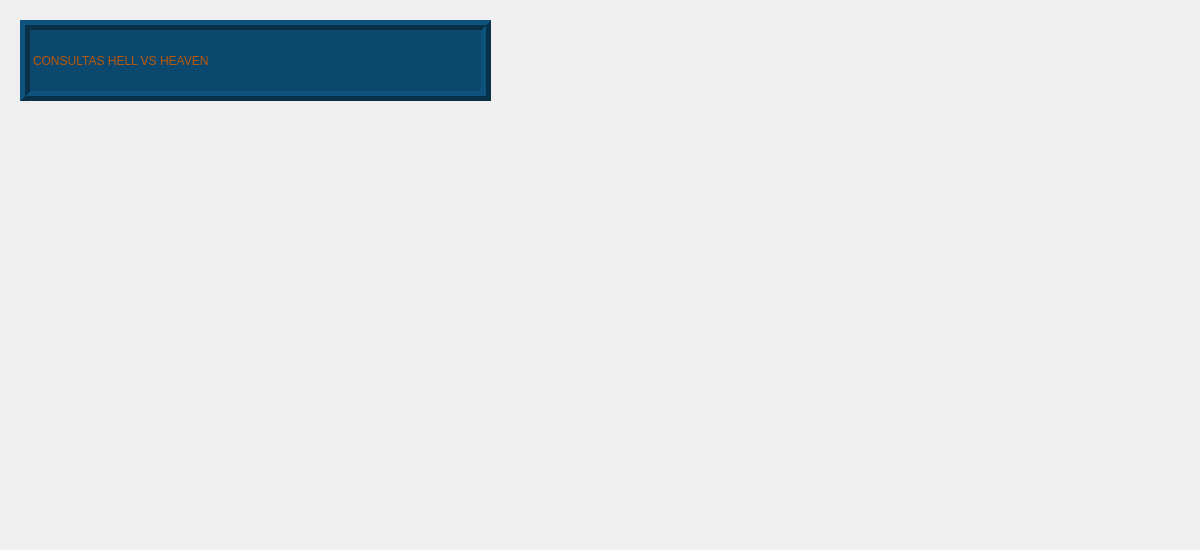
<?xml version="1.0" encoding="UTF-8"?>
<ui version="4.0">
 <class>Ventana_Consultas_HellvsHeaven</class>
 <widget class="QMainWindow" name="Ventana_Consultas_HellvsHeaven">
  <property name="geometry">
   <rect>
    <x>0</x>
    <y>0</y>
    <width>1200</width>
    <height>550</height>
   </rect>
  </property>
  <property name="windowTitle">
   <string>MainWindow</string>
  </property>
  <widget class="QWidget" name="centralwidget">
   <widget class="QLabel" name="label">
    <property name="geometry">
     <rect>
      <x>0</x>
      <y>0</y>
      <width>1201</width>
      <height>551</height>
     </rect>
    </property>
    <property name="text">
     <string/>
    </property>
    <property name="pixmap">
     <pixmap resource="Imagenes.qrc">:/Listas/fondo_consultas_hvsh.jpg</pixmap>
    </property>
    <property name="scaledContents">
     <bool>true</bool>
    </property>
   </widget>
   <widget class="QLabel" name="label_2">
    <property name="geometry">
     <rect>
      <x>20</x>
      <y>20</y>
      <width>471</width>
      <height>81</height>
     </rect>
    </property>
    <property name="styleSheet">
     <string notr="true">background-color: rgb(12, 72, 109);
font: 75 italic 24pt &quot;Times New Roman&quot;;
color: rgb(188, 88, 5);</string>
    </property>
    <property name="frameShape">
     <enum>QFrame::Box</enum>
    </property>
    <property name="frameShadow">
     <enum>QFrame::Raised</enum>
    </property>
    <property name="lineWidth">
     <number>5</number>
    </property>
    <property name="text">
     <string>CONSULTAS HELL VS HEAVEN</string>
    </property>
   </widget>
  </widget>
 </widget>
 <resources>
  <include location="Imagenes.qrc"/>
 </resources>
 <connections/>
</ui>
